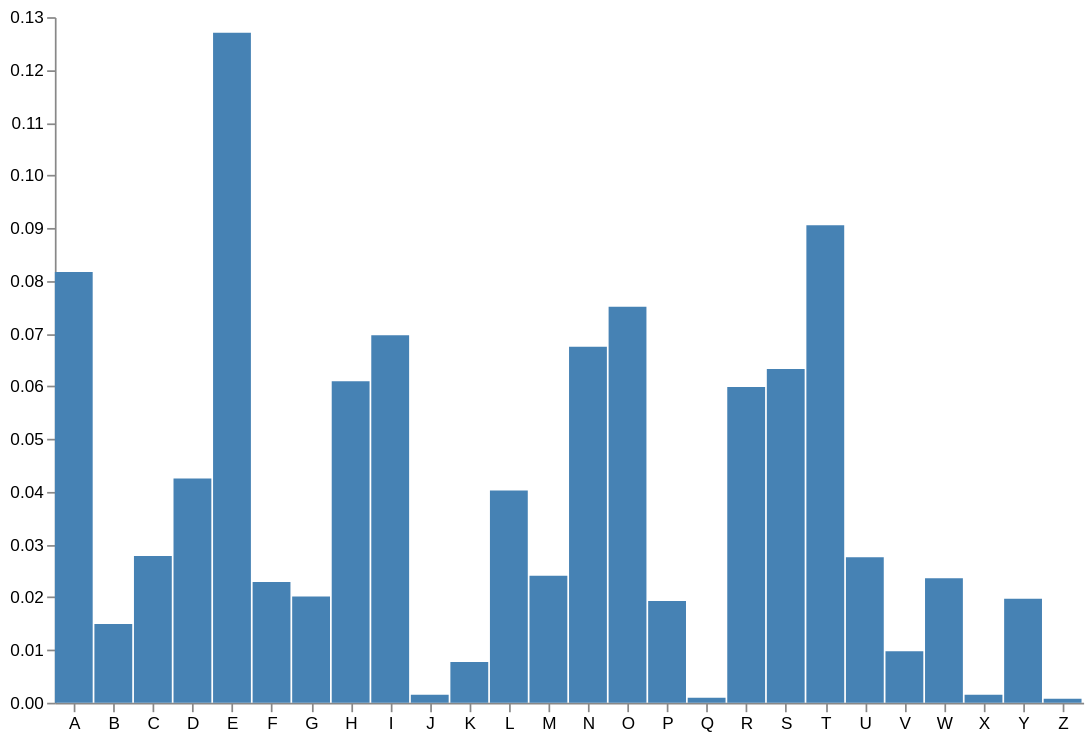

Source (Vega-Lite JSON):
### Vega specification from a JSON file in a GitHub repository (floating-point values rounded to 4 significant figures)
{"$schema": "https://vega.github.io/schema/vega/v5.json", "width": 600, "height": 400, "padding": 5, "data": [{"name": "source", "values": [{"letter": "A", "value": 0.08167}, {"letter": "B", "value": 0.01492}, {"letter": "C", "value": 0.02782}, {"letter": "D", "value": 0.04253}, {"letter": "E", "value": 0.127}, {"letter": "F", "value": 0.02288}, {"letter": "G", "value": 0.02015}, {"letter": "H", "value": 0.06094}, {"letter": "I", "value": 0.06966}, {"letter": "J", "value": 0.00153}, {"letter": "K", "value": 0.00772}, {"letter": "L", "value": 0.04025}, {"letter": "M", "value": 0.02406}, {"letter": "N", "value": 0.06749}, {"letter": "O", "value": 0.07507}, {"letter": "P", "value": 0.01929}, {"letter": "Q", "value": 0.00095}, {"letter": "R", "value": 0.05987}, {"letter": "S", "value": 0.06327}, {"letter": "T", "value": 0.09056}, {"letter": "U", "value": 0.02758}, {"letter": "V", "value": 0.00978}, {"letter": "W", "value": 0.0236}, {"letter": "X", "value": 0.0015}, {"letter": "Y", "value": 0.01974}, {"letter": "Z", "value": 0.00074}]}, {"name": "selected", "source": "source", "transform": [{"type": "filter", "expr": "indexof(brush, datum.letter) !== -1"}]}], "signals": [{"name": "brush", "value": [], "on": [{"events": "brush", "update": "brush"}]}], "scales": [{"name": "xscale", "type": "band", "domain": {"data": "source", "field": "letter"}, "range": "width"}, {"name": "yscale", "domain": {"data": "source", "field": "value"}, "nice": true, "range": "height"}], "axes": [{"orient": "bottom", "scale": "xscale"}, {"orient": "left", "scale": "yscale"}], "marks": [{"type": "rect", "from": {"data": "selected"}, "encode": {"enter": {"x": {"scale": "xscale", "field": "letter"}, "width": {"scale": "xscale", "band": 1, "offset": -1}, "y": {"scale": "yscale", "field": "value"}, "y2": {"scale": "yscale", "value": 0}}, "update": {"fill": {"value": "transparent"}}}}, {"type": "rect", "from": {"data": "source"}, "encode": {"enter": {"x": {"scale": "xscale", "field": "letter"}, "width": {"scale": "xscale", "band": 1, "offset": -1}, "y": {"scale": "yscale", "field": "value"}, "y2": {"scale": "yscale", "value": 0}, "fill": {"value": "steelblue"}}, "update": {"fill": [{"test": "!length(data('selected'))", "value": "steelblue"}, {"test": "!inrange(data('selected'), datum.letter)", "value": "#ccc"}, {"value": "steelblue"}]}}}]}
